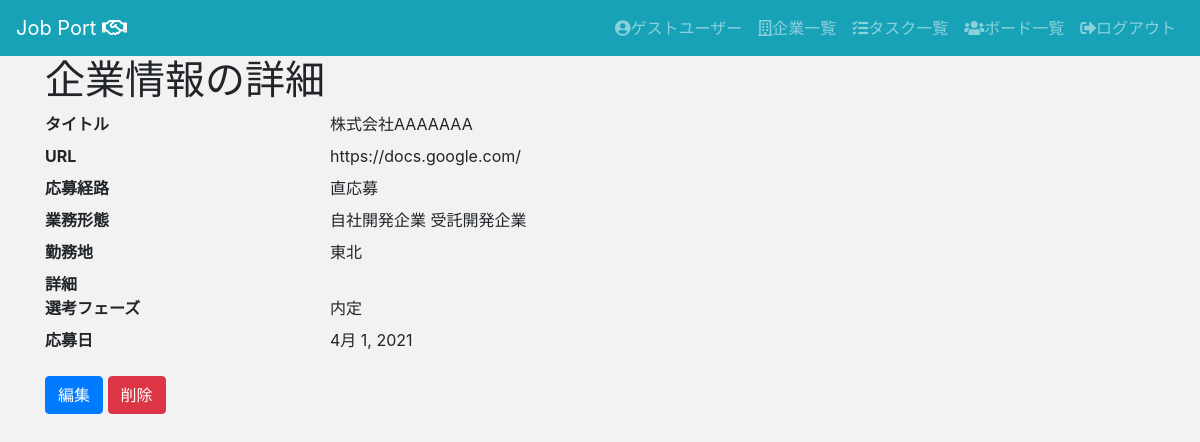
Screenshot of /jpapp/companies/1/ (signed in) with the database file from the repository.
### jpapp/models.py (models this page shows, shortened)
class Company(models.Model):
    company_name = models.CharField(max_length=200,)
    url = models.URLField(blank=True,null=True,)
    route = models.IntegerField(
        choices = CHOICE1,
        blank=True,
        null=True,
    )
    location = models.IntegerField(
        choices = CHOICE2,
        blank=True,
        null=True,
    )
    tag = models.ManyToManyField(Tag, blank=True)
    description = models.TextField(blank=True,null=True,)
    phase = models.IntegerField(
        choices = CHOICE3,
        default='0',
    )
    application_date = models.DateField(blank=True,null=True,)
    user = models.ForeignKey(User, on_delete=models.CASCADE)

class Tag(models.Model):
    tag_name = models.CharField(max_length=32)
    def __str__(self):
        return self.tag_name

### jpapp/views.py (the view)
# urls.py: path("companies/<int:pk>/", views.CompanyDetailView.as_view(), name="companies_detail"),
class CompanyDetailView(LoginRequiredMixin, DetailView):
    model = Company
    template_name = "jpapp/companies/detail.html"

### templates/jpapp/companies/detail.html
{% extends "jpapp/base.html" %}
{% block content %}
<div class="container">
<h1>企業情報の詳細</h1>
  <dl class="row">
    <dt class="col-sm-3">タイトル</dt>
    <dd class="col-sm-9">{{ company.company_name }}</dd>
    <dt class="col-sm-3">URL</dt>
    <dd class="col-sm-9">{{ company.url|default_if_none:" " }}</dd>
    <dt class="col-sm-3">応募経路</dt>
    <dd class="col-sm-9">{{ company.get_route_display|default_if_none:" " }}</dd>
    <dt class="col-sm-3">業務形態</dt>
    <dd class="col-sm-9">
      {% for tag in company.tag.all %}
        {{ tag }}
      {% endfor %}
    </dd>
    <dt class="col-sm-3">勤務地</dt>
    <dd class="col-sm-9">{{ company.get_location_display|default_if_none:" " }}</dd>
    <dt class="col-sm-3">詳細</dt>
    <dd class="col-sm-9">{{ company.description }}</dd>
    <dt class="col-sm-3">選考フェーズ</dt>
    <dd class="col-sm-9">{{ company.get_phase_display }}</dd>
    <dt class="col-sm-3">応募日</dt>
    <dd class="col-sm-9">{{ company.application_date|default_if_none:" " }}</dd>
  </dl>
  <a class="btn btn-primary" href="{% url 'jpapp:companies_update' company.pk  %}" role="button">編集</a>
  <a class="btn btn-danger" href="{% url 'jpapp:companies_delete' company.pk  %}" role="button">削除</a>
</div>
{% endblock %}

### templates/jpapp/base.html (shortened to what this page needs)
{% load static %}
<!doctype html>
<html lang="ja">
  <head>
    <link rel="stylesheet" href="https://stackpath.bootstrapcdn.com/bootstrap/4.3.1/css/bootstrap.min.css">
    <link href="https://use.fontawesome.com/releases/v5.6.1/css/all.css" rel="stylesheet">
    <link rel="stylesheet" type="text/css" href="{% static 'jpapp/custom.css' %}">
    <link href="https://use.fontawesome.com/releases/v5.6.1/css/all.css" rel="stylesheet">
  </head>
  <body>
    <header>
      <nav class="navbar navbar-expand-lg navbar-dark bg-info">
        <a class="navbar-brand" href="{% url 'jpapp:index' %}">Job Port <i class="far fa-handshake"></i></a>
        <div class="collapse navbar-collapse" id="navbarSupportedContent">
          <ul class="navbar-nav">
            {% if request.user.is_authenticated %}
            <li class="nav-item">
              <a class="nav-link" href="{% url 'jpapp:users_detail' request.user.pk %}"><i class="fas fa-user-circle"></i>{{ request.user.username }}</a>
            </li>
            <li class="nav-item">
              <a class="nav-link" href="{% url 'jpapp:companies_list' %}"><i class="far fa-building"></i>企業一覧</a>
            </li>
            <li class="nav-item">
              <a class="nav-link" href="{% url 'jpapp:tasks_list' %}"><i class="fas fa-tasks"></i>タスク一覧</a>
            </li>
            <li class="nav-item">
              <a class="nav-link" href="{% url 'jpapp:boards_list' %}"><i class="fas fa-users"></i>ボード一覧</a>
            </li>
            <li class="nav-item">
              <a class="nav-link" href="{% url 'logout' %}"><i class="fas fa-sign-out-alt"></i>ログアウト</a>
            </li>
            {% endif %}
          </ul>
        </div>
      </nav>
    </header>
    <main>
      {% block content %}
      {% endblock %}
    </main>
  </body>
</html>

### static/jpapp/custom.css (style rules this page uses)
body { background-color: #F2F2F2; }

### rows the page displays
Company: company_name "株式会社AAAAAAA", url "https://docs.google.com/", route "直応募", location "東北", phase "内定", application_date "4月 1, 2021"
Tag: tag_name "自社開発企業"
Tag: tag_name "受託開発企業"

### other values shown
{{ request.user.username }} "ゲストユーザー"
